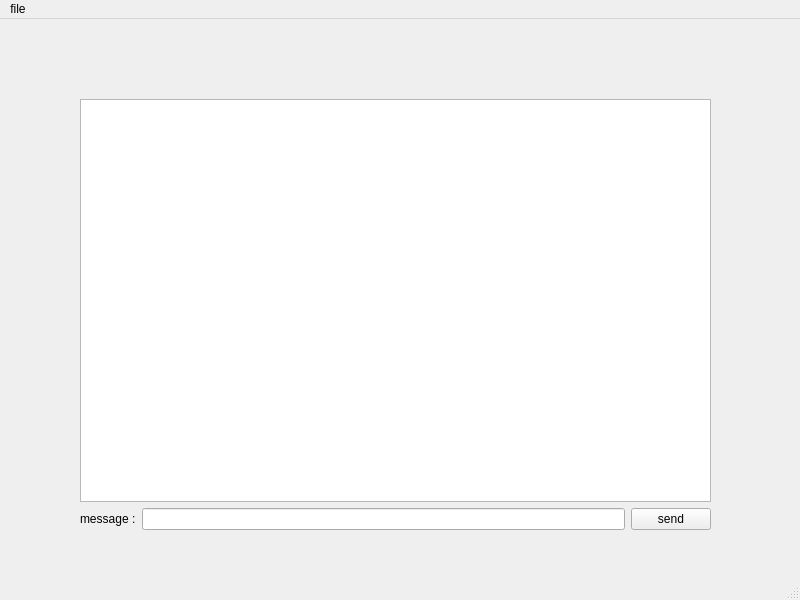
<?xml version="1.0" encoding="UTF-8"?>
<ui version="4.0">
 <class>MainWindow</class>
 <widget class="QMainWindow" name="MainWindow">
  <property name="geometry">
   <rect>
    <x>0</x>
    <y>0</y>
    <width>800</width>
    <height>600</height>
   </rect>
  </property>
  <property name="windowTitle">
   <string>MainWindow</string>
  </property>
  <widget class="QWidget" name="centralwidget">
   <widget class="QWidget" name="">
    <property name="geometry">
     <rect>
      <x>80</x>
      <y>80</y>
      <width>631</width>
      <height>431</height>
     </rect>
    </property>
    <layout class="QVBoxLayout" name="verticalLayout">
     <item>
      <widget class="QListWidget" name="chat_listWidget"/>
     </item>
     <item>
      <layout class="QHBoxLayout" name="horizontalLayout">
       <item>
        <widget class="QLabel" name="label">
         <property name="text">
          <string>message :</string>
         </property>
        </widget>
       </item>
       <item>
        <widget class="QLineEdit" name="message_lineEdit"/>
       </item>
       <item>
        <widget class="QPushButton" name="send_pushButton">
         <property name="text">
          <string>send</string>
         </property>
        </widget>
       </item>
      </layout>
     </item>
    </layout>
   </widget>
  </widget>
  <widget class="QMenuBar" name="menubar">
   <property name="geometry">
    <rect>
     <x>0</x>
     <y>0</y>
     <width>800</width>
     <height>28</height>
    </rect>
   </property>
   <widget class="QMenu" name="menufile">
    <property name="title">
     <string>file</string>
    </property>
    <addaction name="actionconnect"/>
    <addaction name="actionExit"/>
   </widget>
   <addaction name="menufile"/>
  </widget>
  <widget class="QStatusBar" name="statusbar"/>
  <action name="actionconnect">
   <property name="text">
    <string>connect</string>
   </property>
  </action>
  <action name="actionExit">
   <property name="text">
    <string>Exit</string>
   </property>
  </action>
 </widget>
 <resources/>
 <connections/>
</ui>
